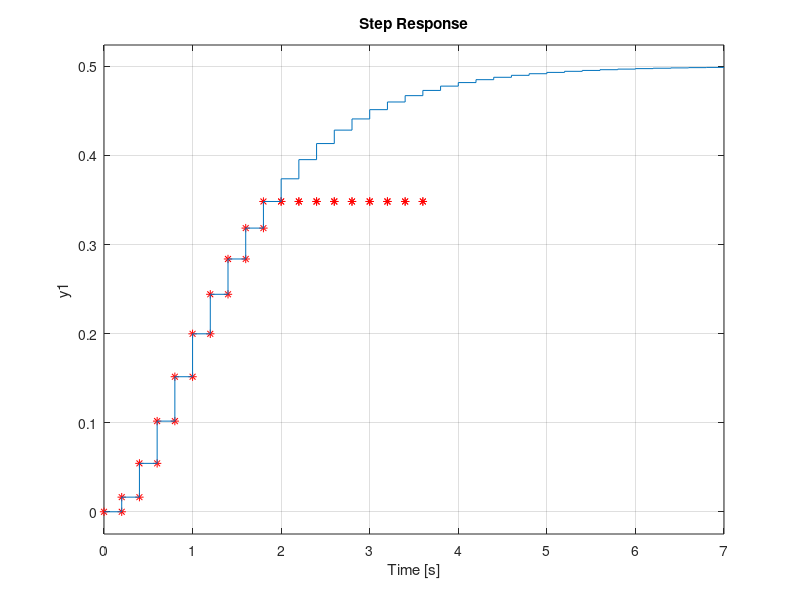

Here is the MATLAB script that generated this plot:
% perioada de esantionare
Te=0.2;
% functia de transfer cu ZOH
Hd=c2d(tf(1,[1 3 2]),Te,'zoh');
% extragere numarator si numitor
[num,den]=tfdata(Hd,'v');
% numarul termenilor pentru aproximare
N = 10; 
% extragerea parametrilor
[h,~] = deconv([num zeros(1,N)],den);
% numar de esantioane
n=30;
% initializarea iesirii
y = zeros(1,n);
% semnalul de intrare
u=[zeros(1,N) ones(1,n-N)]; 
for k=N+1:n
    for j=1:N
        y(k)=y(k)+h(j)*u(k-j);
    end
end
% timpul de simulare
t=0:Te:(n-N-2)*Te;
% comparatie intre ce s-a calculat si ce returneaza MATLAB
stairs(t,y(N+2:n),'r*');hold;step(Hd)